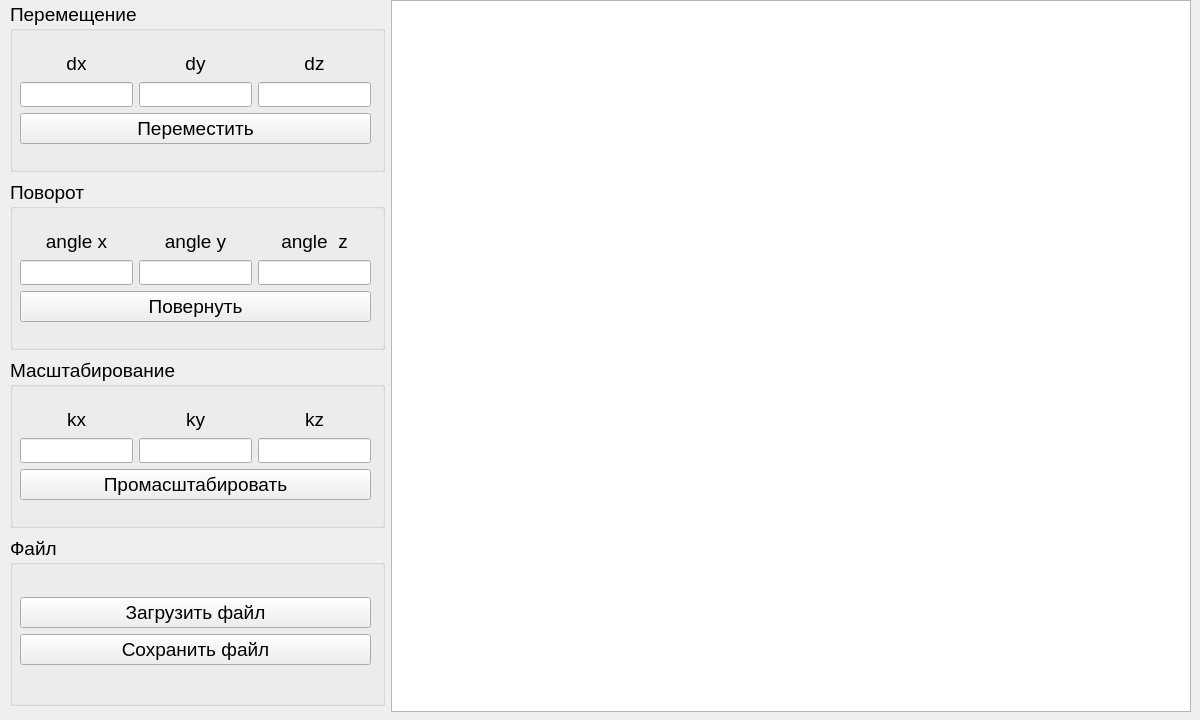
<?xml version="1.0" encoding="UTF-8"?>
<ui version="4.0">
 <class>MainWindow</class>
 <widget class="QMainWindow" name="MainWindow">
  <property name="geometry">
   <rect>
    <x>0</x>
    <y>0</y>
    <width>1200</width>
    <height>720</height>
   </rect>
  </property>
  <property name="minimumSize">
   <size>
    <width>1200</width>
    <height>720</height>
   </size>
  </property>
  <property name="maximumSize">
   <size>
    <width>1200</width>
    <height>720</height>
   </size>
  </property>
  <property name="windowTitle">
   <string>MainWindow</string>
  </property>
  <widget class="QWidget" name="centralwidget">
   <widget class="QWidget" name="horizontalLayoutWidget">
    <property name="geometry">
     <rect>
      <x>10</x>
      <y>0</y>
      <width>1181</width>
      <height>712</height>
     </rect>
    </property>
    <layout class="QHBoxLayout" name="horizontalLayout">
     <item>
      <layout class="QVBoxLayout" name="verticalLayout">
       <item>
        <widget class="QGroupBox" name="groupBox">
         <property name="maximumSize">
          <size>
           <width>16777215</width>
           <height>170</height>
          </size>
         </property>
         <property name="font">
          <font>
           <pointsize>14</pointsize>
          </font>
         </property>
         <property name="title">
          <string>Перемещение</string>
         </property>
         <widget class="QWidget" name="verticalLayoutWidget_2">
          <property name="geometry">
           <rect>
            <x>10</x>
            <y>20</y>
            <width>351</width>
            <height>151</height>
           </rect>
          </property>
          <layout class="QVBoxLayout" name="verticalLayout_2">
           <item>
            <layout class="QVBoxLayout" name="verticalLayout_6">
             <item>
              <layout class="QHBoxLayout" name="horizontalLayout_2">
               <item>
                <layout class="QVBoxLayout" name="verticalLayout_7">
                 <item>
                  <widget class="QLabel" name="label_2">
                   <property name="maximumSize">
                    <size>
                     <width>16777215</width>
                     <height>25</height>
                    </size>
                   </property>
                   <property name="text">
                    <string>dx</string>
                   </property>
                   <property name="alignment">
                    <set>Qt::AlignCenter</set>
                   </property>
                  </widget>
                 </item>
                 <item>
                  <widget class="QLineEdit" name="input_dx">
                   <property name="sizePolicy">
                    <sizepolicy hsizetype="Preferred" vsizetype="Fixed">
                     <horstretch>0</horstretch>
                     <verstretch>0</verstretch>
                    </sizepolicy>
                   </property>
                   <property name="maximumSize">
                    <size>
                     <width>16777215</width>
                     <height>25</height>
                    </size>
                   </property>
                  </widget>
                 </item>
                </layout>
               </item>
               <item>
                <layout class="QVBoxLayout" name="verticalLayout_8">
                 <item>
                  <widget class="QLabel" name="label_4">
                   <property name="maximumSize">
                    <size>
                     <width>16777215</width>
                     <height>25</height>
                    </size>
                   </property>
                   <property name="text">
                    <string>dy</string>
                   </property>
                   <property name="alignment">
                    <set>Qt::AlignCenter</set>
                   </property>
                  </widget>
                 </item>
                 <item>
                  <widget class="QLineEdit" name="input_dy">
                   <property name="sizePolicy">
                    <sizepolicy hsizetype="Preferred" vsizetype="Fixed">
                     <horstretch>0</horstretch>
                     <verstretch>0</verstretch>
                    </sizepolicy>
                   </property>
                   <property name="maximumSize">
                    <size>
                     <width>16777215</width>
                     <height>25</height>
                    </size>
                   </property>
                  </widget>
                 </item>
                </layout>
               </item>
               <item>
                <layout class="QVBoxLayout" name="verticalLayout_9">
                 <item>
                  <widget class="QLabel" name="label_10">
                   <property name="maximumSize">
                    <size>
                     <width>16777215</width>
                     <height>25</height>
                    </size>
                   </property>
                   <property name="text">
                    <string>dz</string>
                   </property>
                   <property name="alignment">
                    <set>Qt::AlignCenter</set>
                   </property>
                  </widget>
                 </item>
                 <item>
                  <widget class="QLineEdit" name="input_dz">
                   <property name="sizePolicy">
                    <sizepolicy hsizetype="Preferred" vsizetype="Fixed">
                     <horstretch>0</horstretch>
                     <verstretch>0</verstretch>
                    </sizepolicy>
                   </property>
                   <property name="maximumSize">
                    <size>
                     <width>16777215</width>
                     <height>25</height>
                    </size>
                   </property>
                  </widget>
                 </item>
                </layout>
               </item>
              </layout>
             </item>
             <item>
              <widget class="QPushButton" name="btn_move">
               <property name="text">
                <string>Переместить</string>
               </property>
              </widget>
             </item>
            </layout>
           </item>
          </layout>
         </widget>
        </widget>
       </item>
       <item>
        <widget class="QGroupBox" name="groupBox_2">
         <property name="maximumSize">
          <size>
           <width>16777215</width>
           <height>170</height>
          </size>
         </property>
         <property name="font">
          <font>
           <pointsize>14</pointsize>
          </font>
         </property>
         <property name="title">
          <string>Поворот</string>
         </property>
         <widget class="QWidget" name="verticalLayoutWidget_3">
          <property name="geometry">
           <rect>
            <x>10</x>
            <y>20</y>
            <width>351</width>
            <height>151</height>
           </rect>
          </property>
          <layout class="QVBoxLayout" name="verticalLayout_3">
           <item>
            <layout class="QVBoxLayout" name="verticalLayout_10">
             <item>
              <layout class="QHBoxLayout" name="horizontalLayout_3">
               <item>
                <layout class="QVBoxLayout" name="verticalLayout_11">
                 <item>
                  <widget class="QLabel" name="label_3">
                   <property name="maximumSize">
                    <size>
                     <width>16777215</width>
                     <height>25</height>
                    </size>
                   </property>
                   <property name="text">
                    <string>angle x</string>
                   </property>
                   <property name="alignment">
                    <set>Qt::AlignCenter</set>
                   </property>
                  </widget>
                 </item>
                 <item>
                  <widget class="QLineEdit" name="input_angle_x">
                   <property name="sizePolicy">
                    <sizepolicy hsizetype="Preferred" vsizetype="Fixed">
                     <horstretch>0</horstretch>
                     <verstretch>0</verstretch>
                    </sizepolicy>
                   </property>
                   <property name="maximumSize">
                    <size>
                     <width>16777215</width>
                     <height>25</height>
                    </size>
                   </property>
                  </widget>
                 </item>
                </layout>
               </item>
               <item>
                <layout class="QVBoxLayout" name="verticalLayout_12">
                 <item>
                  <widget class="QLabel" name="label_5">
                   <property name="maximumSize">
                    <size>
                     <width>16777215</width>
                     <height>25</height>
                    </size>
                   </property>
                   <property name="text">
                    <string>angle y</string>
                   </property>
                   <property name="alignment">
                    <set>Qt::AlignCenter</set>
                   </property>
                  </widget>
                 </item>
                 <item>
                  <widget class="QLineEdit" name="input_angle_y">
                   <property name="sizePolicy">
                    <sizepolicy hsizetype="Preferred" vsizetype="Fixed">
                     <horstretch>0</horstretch>
                     <verstretch>0</verstretch>
                    </sizepolicy>
                   </property>
                   <property name="maximumSize">
                    <size>
                     <width>16777215</width>
                     <height>25</height>
                    </size>
                   </property>
                  </widget>
                 </item>
                </layout>
               </item>
               <item>
                <layout class="QVBoxLayout" name="verticalLayout_13">
                 <item>
                  <widget class="QLabel" name="label_11">
                   <property name="maximumSize">
                    <size>
                     <width>16777215</width>
                     <height>25</height>
                    </size>
                   </property>
                   <property name="text">
                    <string>angle  z</string>
                   </property>
                   <property name="alignment">
                    <set>Qt::AlignCenter</set>
                   </property>
                  </widget>
                 </item>
                 <item>
                  <widget class="QLineEdit" name="input_angle_z">
                   <property name="sizePolicy">
                    <sizepolicy hsizetype="Preferred" vsizetype="Fixed">
                     <horstretch>0</horstretch>
                     <verstretch>0</verstretch>
                    </sizepolicy>
                   </property>
                   <property name="maximumSize">
                    <size>
                     <width>16777215</width>
                     <height>25</height>
                    </size>
                   </property>
                  </widget>
                 </item>
                </layout>
               </item>
              </layout>
             </item>
             <item>
              <widget class="QPushButton" name="btn_rotate">
               <property name="text">
                <string>Повернуть</string>
               </property>
              </widget>
             </item>
            </layout>
           </item>
          </layout>
         </widget>
        </widget>
       </item>
       <item>
        <widget class="QGroupBox" name="groupBox_3">
         <property name="maximumSize">
          <size>
           <width>16777215</width>
           <height>170</height>
          </size>
         </property>
         <property name="font">
          <font>
           <pointsize>14</pointsize>
          </font>
         </property>
         <property name="title">
          <string>Масштабирование</string>
         </property>
         <widget class="QWidget" name="verticalLayoutWidget_4">
          <property name="geometry">
           <rect>
            <x>10</x>
            <y>20</y>
            <width>351</width>
            <height>151</height>
           </rect>
          </property>
          <layout class="QVBoxLayout" name="verticalLayout_4">
           <item>
            <layout class="QVBoxLayout" name="verticalLayout_14">
             <item>
              <layout class="QHBoxLayout" name="horizontalLayout_4">
               <item>
                <layout class="QVBoxLayout" name="verticalLayout_15">
                 <item>
                  <widget class="QLabel" name="label_6">
                   <property name="maximumSize">
                    <size>
                     <width>16777215</width>
                     <height>25</height>
                    </size>
                   </property>
                   <property name="text">
                    <string>kx</string>
                   </property>
                   <property name="alignment">
                    <set>Qt::AlignCenter</set>
                   </property>
                  </widget>
                 </item>
                 <item>
                  <widget class="QLineEdit" name="input_kx">
                   <property name="sizePolicy">
                    <sizepolicy hsizetype="Preferred" vsizetype="Fixed">
                     <horstretch>0</horstretch>
                     <verstretch>0</verstretch>
                    </sizepolicy>
                   </property>
                   <property name="maximumSize">
                    <size>
                     <width>16777215</width>
                     <height>25</height>
                    </size>
                   </property>
                  </widget>
                 </item>
                </layout>
               </item>
               <item>
                <layout class="QVBoxLayout" name="verticalLayout_16">
                 <item>
                  <widget class="QLabel" name="label_7">
                   <property name="maximumSize">
                    <size>
                     <width>16777215</width>
                     <height>25</height>
                    </size>
                   </property>
                   <property name="text">
                    <string>ky</string>
                   </property>
                   <property name="alignment">
                    <set>Qt::AlignCenter</set>
                   </property>
                  </widget>
                 </item>
                 <item>
                  <widget class="QLineEdit" name="input_ky">
                   <property name="sizePolicy">
                    <sizepolicy hsizetype="Preferred" vsizetype="Fixed">
                     <horstretch>0</horstretch>
                     <verstretch>0</verstretch>
                    </sizepolicy>
                   </property>
                   <property name="maximumSize">
                    <size>
                     <width>16777215</width>
                     <height>25</height>
                    </size>
                   </property>
                  </widget>
                 </item>
                </layout>
               </item>
               <item>
                <layout class="QVBoxLayout" name="verticalLayout_17">
                 <item>
                  <widget class="QLabel" name="label_12">
                   <property name="maximumSize">
                    <size>
                     <width>16777215</width>
                     <height>25</height>
                    </size>
                   </property>
                   <property name="text">
                    <string>kz</string>
                   </property>
                   <property name="alignment">
                    <set>Qt::AlignCenter</set>
                   </property>
                  </widget>
                 </item>
                 <item>
                  <widget class="QLineEdit" name="input_kz">
                   <property name="sizePolicy">
                    <sizepolicy hsizetype="Preferred" vsizetype="Fixed">
                     <horstretch>0</horstretch>
                     <verstretch>0</verstretch>
                    </sizepolicy>
                   </property>
                   <property name="maximumSize">
                    <size>
                     <width>16777215</width>
                     <height>25</height>
                    </size>
                   </property>
                  </widget>
                 </item>
                </layout>
               </item>
              </layout>
             </item>
             <item>
              <widget class="QPushButton" name="btn_scale">
               <property name="text">
                <string>Промасштабировать</string>
               </property>
              </widget>
             </item>
            </layout>
           </item>
          </layout>
         </widget>
        </widget>
       </item>
       <item>
        <widget class="QGroupBox" name="groupBox_4">
         <property name="maximumSize">
          <size>
           <width>16777215</width>
           <height>170</height>
          </size>
         </property>
         <property name="font">
          <font>
           <pointsize>14</pointsize>
          </font>
         </property>
         <property name="title">
          <string>Файл</string>
         </property>
         <widget class="QWidget" name="verticalLayoutWidget_5">
          <property name="geometry">
           <rect>
            <x>10</x>
            <y>20</y>
            <width>351</width>
            <height>151</height>
           </rect>
          </property>
          <layout class="QVBoxLayout" name="verticalLayout_5">
           <item>
            <layout class="QVBoxLayout" name="verticalLayout_18">
             <item>
              <widget class="QPushButton" name="btn_load">
               <property name="text">
                <string>Загрузить файл</string>
               </property>
              </widget>
             </item>
             <item>
              <widget class="QPushButton" name="btn_save">
               <property name="text">
                <string>Сохранить файл</string>
               </property>
              </widget>
             </item>
            </layout>
           </item>
          </layout>
         </widget>
        </widget>
       </item>
      </layout>
     </item>
     <item>
      <widget class="QGraphicsView" name="graphicsView">
       <property name="sizePolicy">
        <sizepolicy hsizetype="Preferred" vsizetype="Preferred">
         <horstretch>0</horstretch>
         <verstretch>0</verstretch>
        </sizepolicy>
       </property>
       <property name="minimumSize">
        <size>
         <width>800</width>
         <height>0</height>
        </size>
       </property>
      </widget>
     </item>
    </layout>
   </widget>
  </widget>
 </widget>
 <resources/>
 <connections/>
</ui>
